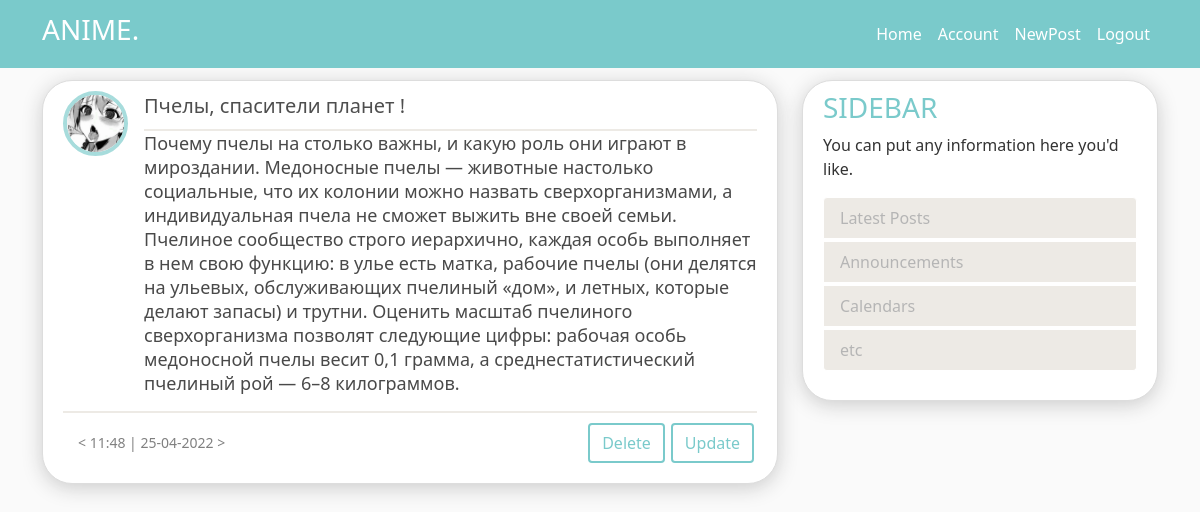
The app's page /post/2 (signed in) with its own data.
### flaskr/models.py (models this page shows, shortened)
class User(db.Model, UserMixin):
    id = db.Column(db.Integer, primary_key=True)
    username = db.Column(db.String(20), unique=True, nullable=False)
    email = db.Column(db.String(120), unique=True, nullable=False)
    image_file = db.Column(db.String(20), nullable=False, default='default.jpg')
    password = db.Column(db.String(60), nullable=False)
    posts = db.relationship('Post', backref='author', lazy=True)

class Post(db.Model):
    id = db.Column(db.Integer, primary_key=True)
    title = db.Column(db.String(100), nullable=False)
    content = db.Column(db.Text, nullable=False)
    user_id = db.Column(db.Integer, db.ForeignKey('user.id'), nullable=False)
    date_posted = db.Column(db.DateTime, nullable=False, default=datetime.utcnow())

### flaskr/routes.py (the view)
@app.route('/post/<int:post_id>')
@login_required
def post(post_id):
    post = Post.query.get_or_404(post_id)
    return render_template('post.html', title=post.title, post=post)

### flaskr/models.py (called while the page is built)
@login_manager.user_loader
def load_user(user_id):
    return User.query.get(int(user_id))

### flaskr/templates/post.html
{% extends "layout.html" %}
{% block content %}
    <article class="media content-section">
      <img class="rounded-circle article-img" src="{{ url_for('static', filename='profile_pics/' + post.author.image_file) }}">
      <div class="media-body">
          <p class="home-post-title">{{ post.title }}</p>
        <h2><p class="article-content">{{ post.content }}</p></h2>
        </div>
        <div class="pod"></div>
        {% if post.author == current_user %}
          <div class="left-side"> <small class="post-time" >{{ post.date_posted.strftime( "< %H:%M | %d-%m-%Y >")}}</small></div>
          <div class="right-side">
                <a class="btn" href="{{ url_for('update_post', post_id=post.id)}}"> Update </a>
                <form  action="{{ url_for('delete_post', post_id=post.id)}}" method="POST" >
                <input class="btn" type="submit" value="Delete">
                </form>
          </div>
        {% else %}
         <div class="home-post-footer">
          <p class="p-footer">{{ post.author['username'] }}</p>
          <small class="post-time">{{ post.date_posted.strftime( "< %H:%M | %d-%m-%Y >")}}</small>
          </div>
        {% endif %}
    </article>
{% endblock content %}

### flaskr/static/main.css (style rules this page uses)
.btn { display: inline-block; font-weight: 500; line-height: 1.5; color: #7acacb; margin: 10px 3px 10px 3px; text-align: center; text-decoration: none; vertical-align: middle; cursor: pointer; -webkit-user-select: none; -moz-user-select: none; user-select: none; background-color: transparent; border: 2px solid #7acacb; padding: 0.375rem 0.75rem; font-size: 1rem; border-radius: 0.25rem; transition: color .15s ease-in-out,background-color .15s ease-in-out,border-color .15s ease-in-out,box-shadow .15s ease-in-out; }
.rounded-circle { border-radius: 50%!important; border: solid 4px #7acacba9; float: left; }
body { background: #fafafa; color: #333333; margin-top: 5rem; }
h1, h2, h3, h4, h5, h6 { color: #7acacb; }
.content-section { background: #ffffff; padding: 10px 20px; border: 1px solid #dddddd; border-radius: 30px; margin-bottom: 20px; box-shadow: 0 4px 20px #ccc; word-wrap: break-word ; overflow:hidden; }
.article-img { height: 65px; width: 65px; margin-right: 16px; }
.pod { border: 1px solid #edeae5; }
div.media-body { all: none; margin-left: 80px; text-overflow: auto ; overflow: hidden; }
a { text-decoration: none; color: black; }
.home-post-title { margin-bottom: 0px; padding-bottom: 8px; font-size: 20px; font-weight: 500; color: rgb(78, 78, 78); border-bottom: 2px solid #edeae5; text-align: left; width: 100%; }
.article-content { color: rgb(73, 73, 73); font: 18px system-ui,-apple-system; }
small.post-time { color: grey; text-align: left; }
.right-side { width: 100%; height: 100%; direction: rtl; }
.left-side { margin: 10px 3px; padding: 6px 12px; height: 100%; float: left; padding-top: 7px; }
a.btn { float: right; }
form { display: inline; }

### records on screen
User: image_file (placeholder picture)
Post: title "Пчелы, спасители планет !", content "Почему пчелы на столько важны, и какую роль они играют в мироздании. Медоносные пчелы — животные настолько социальные, что их колонии можно назвать сверхорганизмами, а индивидуальная пчела не сможет выжить вне своей семьи. Пчелиное сообщество строго иерархично, каждая особь выполняет в нем свою функцию: в улье есть матка, рабочие пчелы (они делятся на ульевых, обслуживающих пчелиный «дом», и летных, которые делают запасы) и трутни. Оценить масштаб пчелиного сверхорганизма позволят следующие цифры: рабочая особь медоносной пчелы весит 0,1 грамма, а среднестатистический пчелиный рой — 6–8 килограммов.", date_posted "< 11:48 | 25-04-2022 >"
